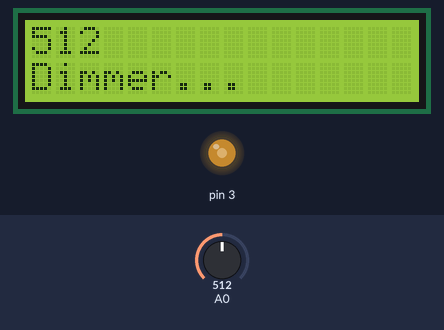
Simulated run of this sketch. Board: Arduino Uno, built with avr-gcc and run on an emulated ATmega328P. Parts: 16×2 character LCD, output pins drawn as LEDs (lit = HIGH). The test bench sets the inputs (shaded band); at power-on: A0 = 512. What the sketch prints to the serial monitor is not drawn.

Above: at 1.2 s.
1.3 s: A0 set to 1023
At 2.2 s:
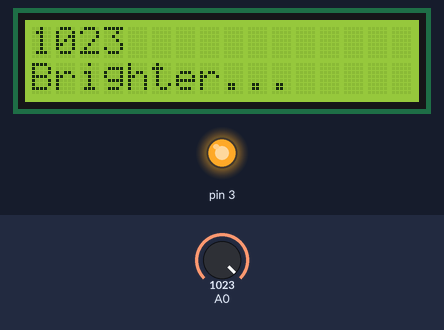
4.3 s: A0 set to 716
At 5.5 s:
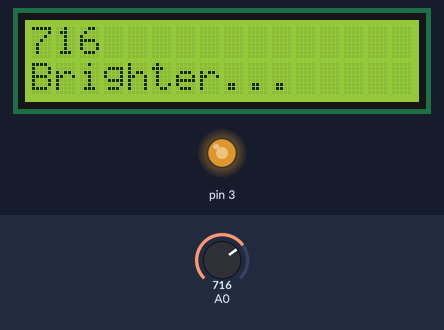
7.3 s: A0 set to 122
At 8.5 s:
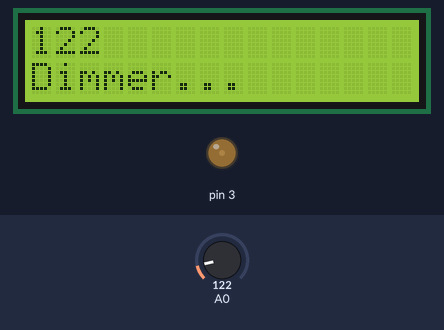
8.8 s: A0 set to 11
At 9.7 s:
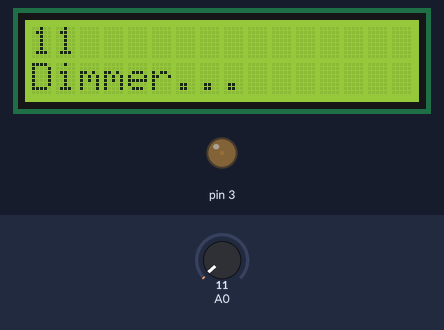
10.3 s: A0 set to 8
At 10.9 s:
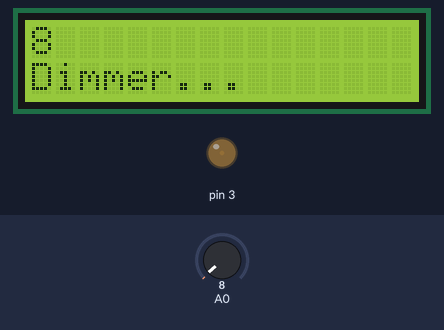
Timing chart, 0 to 12.8 s (numbered marks = the images above; inputs shaded):
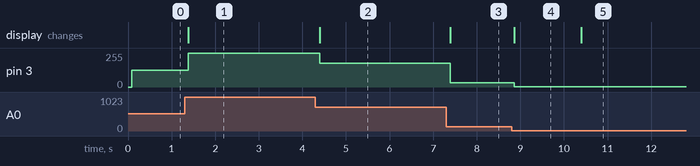

Measured:
- after the input at 1.3 s, pin 3: 127/255 → 254/255 after 0.08 s; the display: changes after 0.08 s (image 1)
- after the input at 4.3 s, pin 3: 254/255 → 178/255 after 0.10 s; the display: changes after 0.10 s (image 2)
- after the input at 7.3 s, pin 3: 178/255 → 31/255 after 0.10 s; the display: changes after 0.10 s (image 3)
- after the input at 8.8 s, pin 3: 31/255 → 3/255 after 0.06 s; the display: changes after 0.06 s (image 4)
- after the input at 10.3 s, pin 3: 3/255 → 2/255 after 0.09 s; the display: changes after 0.09 s (image 5)

The sketch:

lcd_potentiometer.ino
```cpp
#include <Wire.h>
#include <LiquidCrystal_I2C.h>

LiquidCrystal_I2C lcd(0x27, 16, 2);
void setup() {
  // put your setup code here, to run once:
  Serial.begin(9600);
  lcd.begin();
  lcd.backlight();

}

void loop() {
  // put your main code here, to run repeatedly:
  int sensorValue = analogRead(A0);
  lcd.clear();
  lcd.setCursor(0,0);
  Serial.println(sensorValue);
  lcd.print(sensorValue);

  if(sensorValue > 512){
    lcd.setCursor(0,1);
    lcd.print("Brighter...");
  } else {
    lcd.setCursor(0,1);
    lcd.print("Dimmer...");
  }

  sensorValue = map(sensorValue, 1, 1024, 1, 255);
  analogWrite(3, sensorValue);

  delay(70);
//  lcd.clear();
//  lcd.setCursor(0,1);
//  lcd.print("There...");
//  delay(2000);
//  lcd.clear();

}
```
